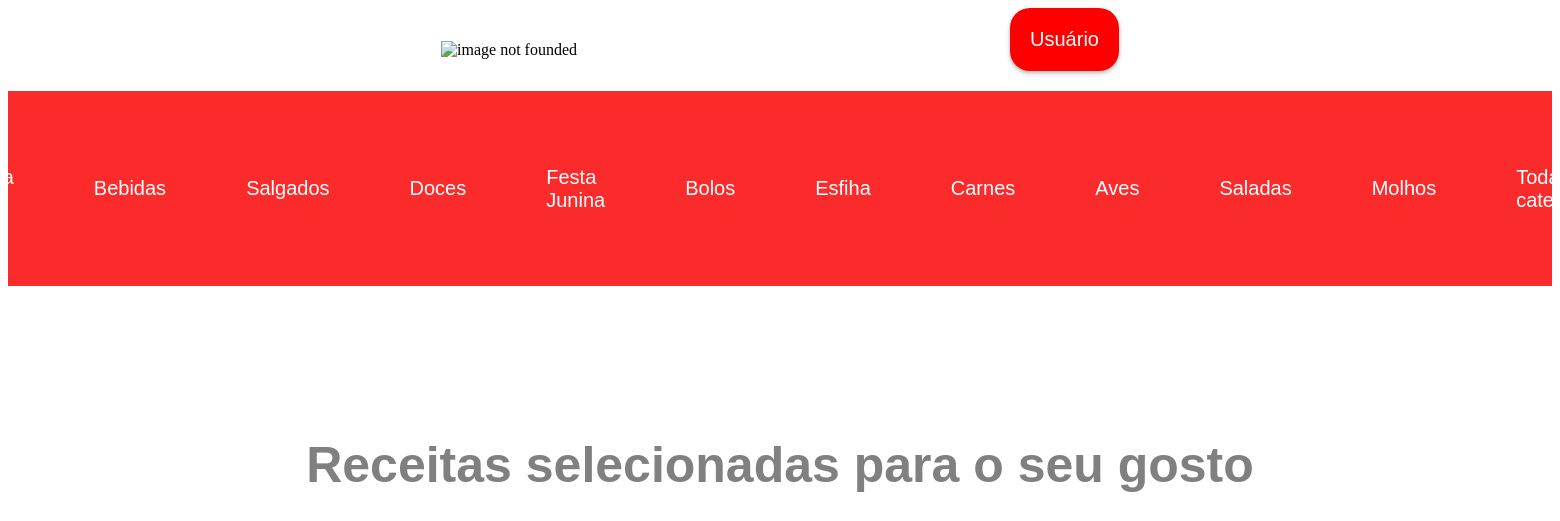
/receitasPorCategoria.php?categoria=Bebidas, run on an earlier commit of the app's database.
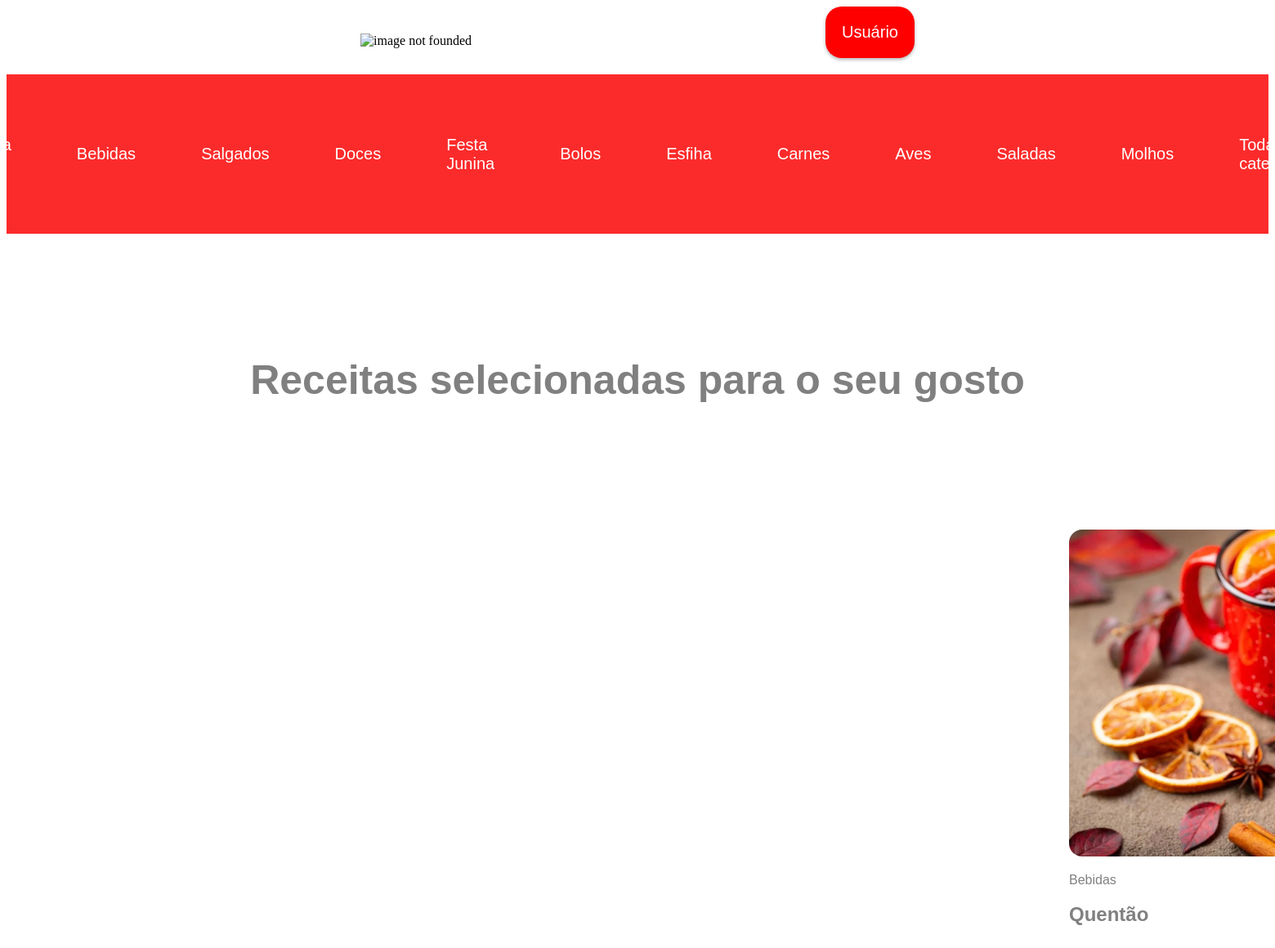
And on a later commit of the database.
### tables this page shows
CREATE TABLE `categorias` (
  `user_id` varchar(30) NOT NULL,
  `categoria` varchar(50) NOT NULL
);

CREATE TABLE `receitas` (
  `user_id` varchar(30) NOT NULL,
  `nome` varchar(50) NOT NULL,
  `categoria` varchar(50) NOT NULL,
  `file_path` varchar(1000) NOT NULL,
  `conteudo` varchar(5000) NOT NULL
);

### banco.php (called while the page is built, shortened)
<?php
    $banco = new mysqli("localhost:3307", "root", "", "receitas_php");
    function featchTodasAsCategorias(){
        global $banco;
        $query = "SELECT * FROM `categorias`";
        if($result = $banco->query($query)){
            $categorias = $result->fetch_all(MYSQLI_ASSOC);
            return $categorias;
       }
    }
    function fetchReceitaPorCategoria($categoria){
        global $banco;
        $q = "SELECT * FROM `receitas` WHERE `categoria` LIKE ?";
        if ($stmt = $banco->prepare($q)) {
            $param = "%{$categoria}%";
            $stmt->bind_param("s", $param);
            if ($stmt->execute()) {
                $result = $stmt->get_result();
                $receitas = $result->fetch_all(MYSQLI_ASSOC);
                return $receitas;
            } else {
                echo "Error executing query: " . $stmt->error;
                return false;
            }
        } else {
            echo "Error preparing statement: " . $banco->error;
            return false;
        }
    }
?>

### functions.php (called while the page is built, shortened)
<?php
require_once "banco.php";
        function getAllCategorias(){
           $result = featchTodasAsCategorias();
           return $result;
        }
        function getReceitasPorCategoria($categoria) {
            $resultado = fetchReceitaPorCategoria($categoria);
            return $resultado;
        }
?>

### receitasPorCategoria.php (the view, shortened to what this page needs)
<!DOCTYPE html>
<html lang="en">
<head>
</head>
<body>
    <header>
        <?php
        require_once "header.php";
        ?>
    </header>
    <section>
        <div>
        <h1 class="top">Receitas selecionadas para o seu gosto</h1>
        </div>
        <div  class="container" >
         <?php
            require_once "functions.php";
            $categoria = isset($_GET['categoria']) ? $_GET['categoria'] : '';
            $resultado = getReceitasPorCategoria($categoria);
            if ($resultado !== false) {
                foreach ($resultado as $receita) {
                    $nome = urlencode($receita['nome']);
                    $url = "receita.php?nome={$nome}";
                    echo "<div class='receitaContainer'>";
                       echo "<a href='{$url}' class='receitaLink'>";
                         echo "<div class='receitaContainer'>";
                             echo "<img src='" . htmlspecialchars($receita['file_path']) . "' alt='" . htmlspecialchars($receita['nome']) . "' class='receitaImage'>";
                             echo "<p>" . htmlspecialchars($receita['categoria']) . "</p>";
                             echo "<h2>" . htmlspecialchars($receita['nome']) . "</h2>";
                         echo "</div>";
                       echo "</a>";
                    echo "</div>";
                }
            } else {
                echo "No receitas found for categoria: " . htmlspecialchars($categoria);
            }
            ?>
        </div>
    </section>
</body>
</html>

### header.php (shortened to what this page needs)
<header>
            <div>
                <div class="cabecalho">
                        <div>
                           <img class="logo" src="https://encrypted-tbn0.gstatic.com/images?q=tbn:ANd9GcQE13zAlmPuC9YmevJRJ4VJV0tSE9cpjM4KOg&s" alt="image not founded">
                        </div>
                       <div>
                       <?php
                        require_once "navigation.php"; require_once "head.php";?>
                            <div>
                                <button class="interacaoUsuario" onclick="displayMenu()" >   <?php echo isset($usuario) ? htmlspecialchars($usuario) : 'Usuário'; ?></button>
                            </div>
                       </div>
                </div>
                        <div class="menuCategorias">
                            <a href="index.php" class="categoria-link">Pagina inicial</a>
                                <?php require_once "functions.php";
                                $count = 0;
                                $max_count  = 10;
                                    $fetch = getAllCategorias();
                                    if($fetch != false){
                                        foreach($fetch as $featch){
                                            if($count >= $max_count){
                                                break;
                                            }
                                            $categoria = urlencode($featch['categoria']);
                                            $url = "receitasPorCategoria.php?categoria={$categoria}";
                                                echo "<div class='categorias'>";
                                                echo "<a href='{$url}' class='categoria-link'>" . htmlspecialchars($featch['categoria']) . "</a>";
                                           $count++;
                                        }
                                    }
                                ?>
                                    <a href="todasAsReceitas.php" class="categoria-link">Todas as categorias</a>
                        </div>
                    </div>
        </header>

### header.php (style rules this page uses)
.cabecalho { display: flex; align-items: center; justify-content: space-evenly; }
.logo { width: 300px; height: 260px; }
.interacaoUsuario { background-color: white; border: none; padding: 1em; box-shadow: 0 2px 4px 0 rgba(0, 0, 0, .3); font-size: 16px; transition: 300ms ease-in-out; margin-bottom: 1em; font-size: 20px; border-radius: 1em; background-color: red; color: white; }
.menuCategorias { display: flex; gap: 1em; align-items: center; background-color: rgb(56, 66, 210); padding: 1em; justify-content: center; font-size: 20px; background-color: rgb(252, 43, 43); }
.categorias { display: flex; align-items: center; gap: 2em; }
.categoria-link { text-decoration: none; color: white; font-family: Arial, Helvetica, sans-serif; padding: 1em; transition: 300ms ease-in-out; border-radius: 1em; }

### receitasPorCategoria.php (style rules this page uses)
.top { font-family: Arial, Helvetica, sans-serif; font-size: 50px; text-align: center; margin-top: 3em; color: grey; }
.container { display: grid; grid-template-columns: repeat(5, 1fr); justify-content: center; padding: 5em 100em 10em 100em ; }
.receitaImage { width: 600px; height: 400px; border-radius: 1em; transition: 500ms ease-in-out; }
.receitaContainer { padding: 1em; }
.receitaLink { text-decoration: none; font-family: Arial, Helvetica, sans-serif; color: grey; box-shadow: 0 2px 4px 0 rgba(0, 0, 0, .3); transition: 300ms ease-in-out; }

What changed in the data, as far as the page shows it:
added receitas: file_path (picture), categoria "Bebidas", nome "Quentão"
